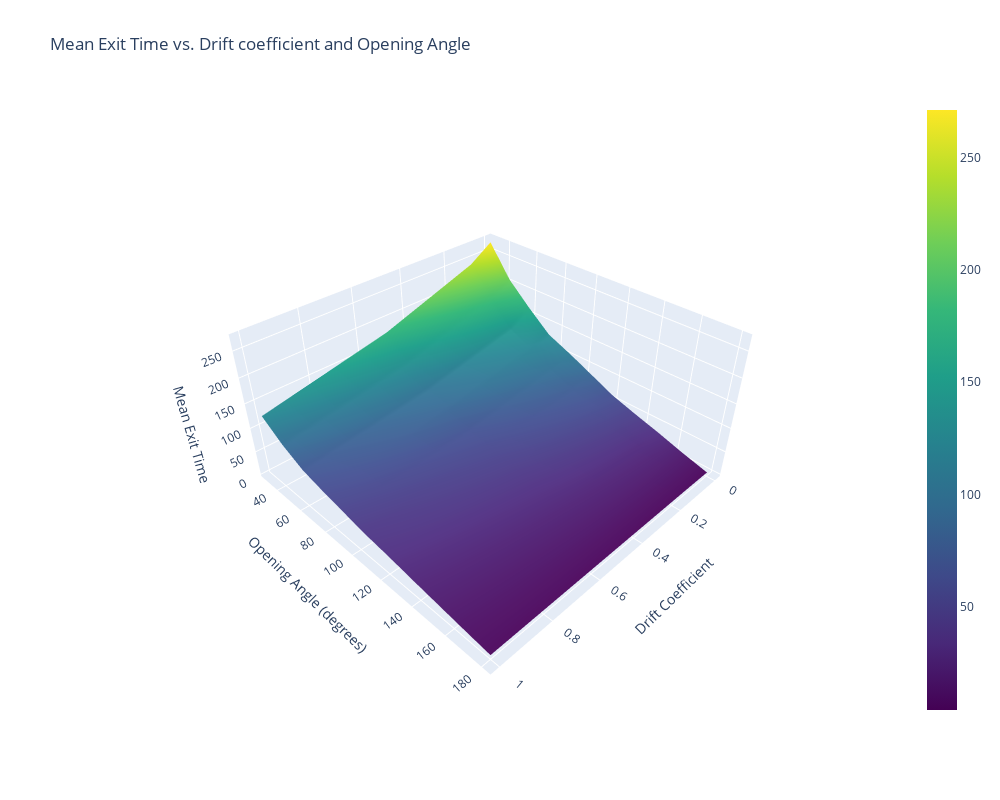

Here is the notebook cell this chart was saved with:
### Code cell
R, A = np.meshgrid([0,0.1,0.5,1], angles)
mean_exit_times = np.zeros_like(R, dtype=float)

for i, drift in enumerate(drift_velocity):
    for j, angle in enumerate(angles):
        if len(exit_times[(drift[0], angle)]) > 0:
            mean_exit_times[j, i] = np.mean(exit_times[(drift[0], angle)])
        else:
            mean_exit_times[j, i] = np.nan  # Handle cases where no exit occurred

# Convert angles to degrees for better readability
A_degrees = np.degrees(A)

# Create an interactive 3D plot using Plotly
fig = go.Figure(data=[go.Surface(z=mean_exit_times, x=R, y=A_degrees, colorscale='Viridis')])

# Update layout for better readability
fig.update_layout(
    title='Mean Exit Time vs. Drift coefficient and Opening Angle',
    scene=dict(
        xaxis_title='Drift Coefficient',
        yaxis_title='Opening Angle (degrees)',
        zaxis_title='Mean Exit Time',
        aspectratio=dict(x=1, y=1, z=0.5)
    ),
    width=1000,
    height=800
)

# Show the interactive plot
fig.show()

### Figure 1 — Plotly figure (JSON) as saved in the notebook; plotly's stock layout.template omitted (floating-point values rounded to 4 significant figures)
{"data": [{"colorscale": [[0, "#440154"], [0.1111, "#482878"], [0.2222, "#3e4989"], [0.3333, "#31688e"], [0.4444, "#26828e"], [0.5556, "#1f9e89"], [0.6667, "#35b779"], [0.7778, "#6ece58"], [0.8889, "#b5de2b"], [1, "#fde725"]], "type": "surface", "x": [[0, 0.1, 0.5, 1], [0, 0.1, 0.5, 1], [0, 0.1, 0.5, 1], [0, 0.1, 0.5, 1], [0, 0.1, 0.5, 1], [0, 0.1, 0.5, 1], [0, 0.1, 0.5, 1], [0, 0.1, 0.5, 1], [0, 0.1, 0.5, 1], [0, 0.1, 0.5, 1], [0, 0.1, 0.5, 1]], "y": [[30.0, 30.0, 30.0, 30.0], [45, 45, 45, 45], [60.0, 60.0, 60.0, 60.0], [75, 75, 75, 75], [90, 90, 90, 90], [105.0, 105.0, 105.0, 105.0], [120.0, 120.0, 120.0, 120.0], [135, 135, 135, 135], [150, 150, 150, 150], [165.0, 165.0, 165.0, 165.0], [180.0, 180.0, 180.0, 180.0]], "z": [[271.4, 241.7, 176.7, 125.2], [209.2, 189.8, 134.3, 94.33], [167.5, 141.8, 101.6, 72.12], [129.3, 121.0, 87.1, 60.46], [109.5, 96.89, 67.66, 50.61], [87.36, 77.37, 56.21, 40.69], [64.93, 62.77, 45.59, 34.07], [49.08, 46.72, 34.38, 26.1], [34.4, 30.11, 24.58, 18.73], [18.27, 17.72, 14.95, 11.35], [3.826, 4.253, 4.359, 4.445]]}], "layout": {"height": 800, "scene": {"aspectratio": {"x": 1, "y": 1, "z": 0.5}, "xaxis": {"title": {"text": "Drift Coefficient"}}, "yaxis": {"title": {"text": "Opening Angle (degrees)"}}, "zaxis": {"title": {"text": "Mean Exit Time"}}}, "title": {"text": "Mean Exit Time vs. Drift coefficient and Opening Angle"}, "width": 1000}}
